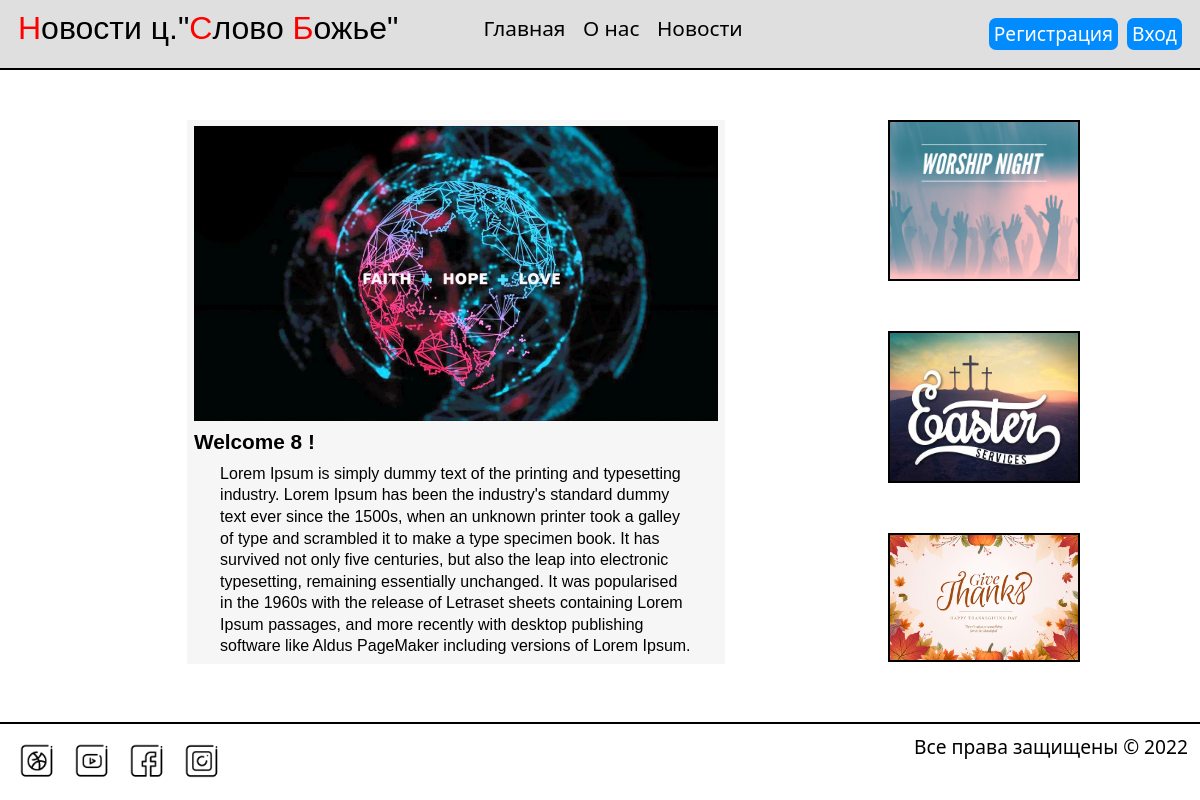
The app's page /article.php?id=8 with its own data.
### tables this page shows
CREATE TABLE `news` (
  `id` int(11) UNSIGNED NOT NULL,
  `title` varchar(255) NOT NULL,
  `full_text` text NOT NULL
);

### functions/functions.php (called while the page is built, shortened)
<?php
	require_once "connect.php";
	function getNews ($limit, $id) {
		global $mysqli;
		if($id)
			$where = "WHERE `id` = ".$id;
		else
			$where = null;
		$result = $mysqli->query("SELECT * FROM `news` $where ORDER BY `id` DESC LIMIT $limit");
		if(!$id)
			return resultToArray ($result);
		else
			return $result->fetch_assoc();
	}
?>

### article.php (the view, shortened to what this page needs)
<!DOCTYPE html>
<html>
<head>
	<?php
		require_once "functions/functions.php";
		$news = getNews(1, $_GET["id"]);
		require_once "blocks/head.php";
	?>
</head>
<body>
	<?php require_once "blocks/header.php"?>
	<div id="wrapper">
		<div id="leftCol">
			<?php
				echo '<div id="bigArticle"><img src="img/articles/'.$news["id"].'.jpg" alt="Статья '.$news["id"].'" title="Статья '.$news["id"].'">
				<h2>'.$news["title"].'</h2>
				<p>'.$news["full_text"].'</p>
			</div>';
		?>
	</div>
		<?php require_once "blocks/rightCol.php"?>
	</div>
	<?php require_once "blocks/footer.php"?>
</body>
</html>

### css/style.css (style rules this page uses)
* { margin: 0; padding: 0; outline: none; }
html { height: 100% }
body { width: 100%; height: 100%; background-color: #fff; color: #000000; font-family: "Segoe UI", Arial, sans-serif; font-size: 1em; line-height: 135%; }
img { max-width: 100%; height: auto; width: auto\9; display: block; }
#wrapper { width: 80%; float: left; margin-left: 10%; }
#wrapper #leftCol { width: 70%; margin-right: 10%; float: left; }
#wrapper #leftCol #bigArticle { width: 78%; margin-left: 10%; background-color: #f6f6f6; padding: 1%; }
#wrapper #leftCol #bigArticle img, #wrapper #leftCol .article img { width: 100%; float: left; margin-bottom: 10px; }
#wrapper #leftCol #bigArticle h2, #wrapper #leftCol .article h2 { font-size: 1.3em; color: #000000; margin-bottom: 10px; font-family: Lucida Sans, sans-serif; }
#wrapper #leftCol #bigArticle p, #wrapper #leftCol .article p { width: 90%; margin-left: 5%; font-family: Lucida Sans, sans-serif; }

### records on screen
news: title "Welcome 8 !", full_text "Lorem Ipsum is simply dummy text of the printing and typesetting industry. Lorem Ipsum has been the industry's standard dummy text ever since the 1500s, when an unknown printer took a galley of type and scrambled it to make a type specimen book. It has survived not only five centuries, but also the leap into electronic typesetting, remaining essentially unchanged. It was popularised in the 1960s with the release of Letraset sheets containing Lorem Ipsum passages, and more recently with desktop publishing software like Aldus PageMaker including versions of Lorem Ipsum."
